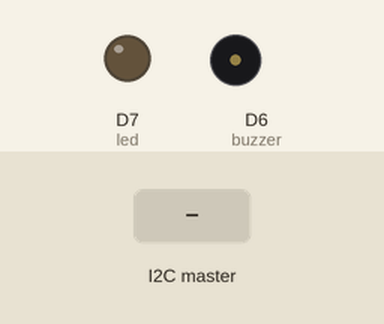
This sketch was run on a simulated ESP8266 (NodeMCU). Shown: output pins drawn as LEDs (lit = HIGH), buzzer (waves = sounding, pin HIGH). The inputs (shaded band) are chosen by the test bench.

Above: at 1.2 s.
1.3 s: the I2C master sends the byte 1
At 2.0 s:
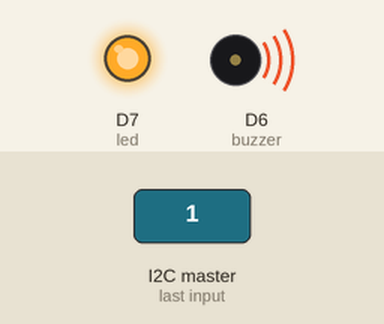
2.8 s: the I2C master sends the byte 0
At 3.1 s:
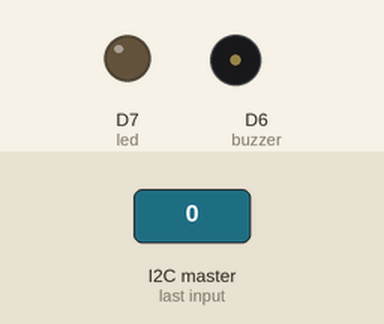
4.3 s: the I2C master sends the byte 2
At 5.4 s:
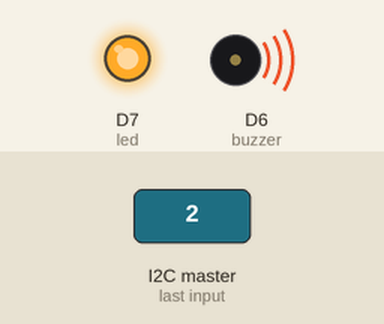
Timing chart, 0 to 7.3 s (numbered marks = the images above; inputs shaded):
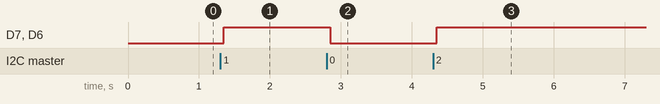

Measured:
- after the input at 1.3 s, D7 (led), D6 (buzzer): LOW → HIGH after 0.05 s
- after the input at 2.8 s, D7 (led), D6 (buzzer): HIGH → LOW after 0.05 s
- after the input at 4.3 s, D7 (led), D6 (buzzer): LOW → HIGH after 0.05 s

The sketch:

Task11.2HD_Particle.ino
```cpp
#include<Wire.h>
int led = D7;
int buzzer = D6;

void setup() {
    Wire.begin(0x8);
    Wire.onReceive(receiveEvent);

    pinMode(led, OUTPUT);
    pinMode(buzzer, OUTPUT);
    digitalWrite(buzzer, LOW);
    digitalWrite(led, LOW);
}

void receiveEvent(int i){
    while(Wire.available()){
        char c = Wire.read();
        digitalWrite(led, c);
        digitalWrite(buzzer, c);
    }
}

void loop() {
    delay(1000);
}
```
